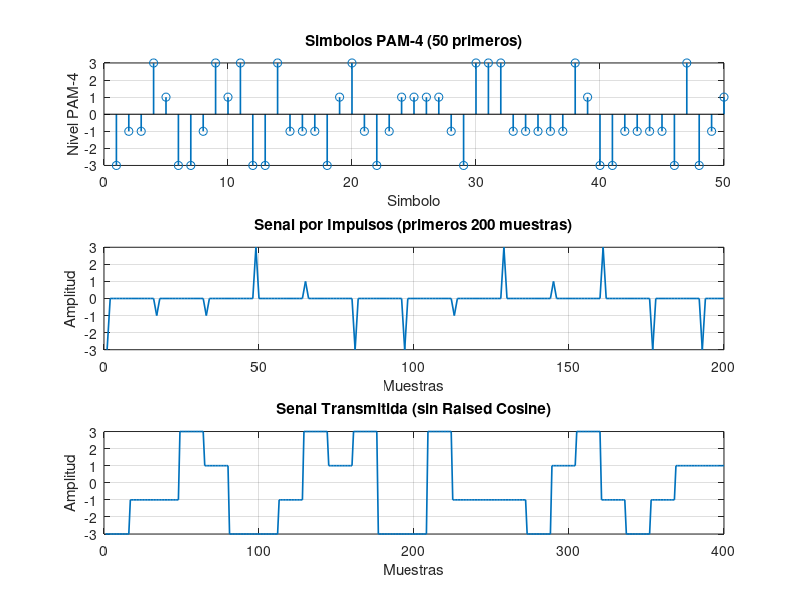
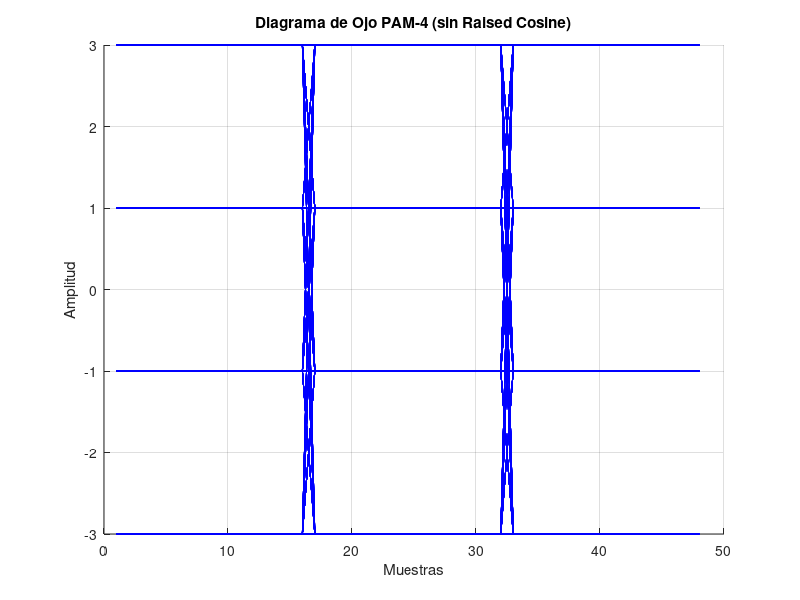
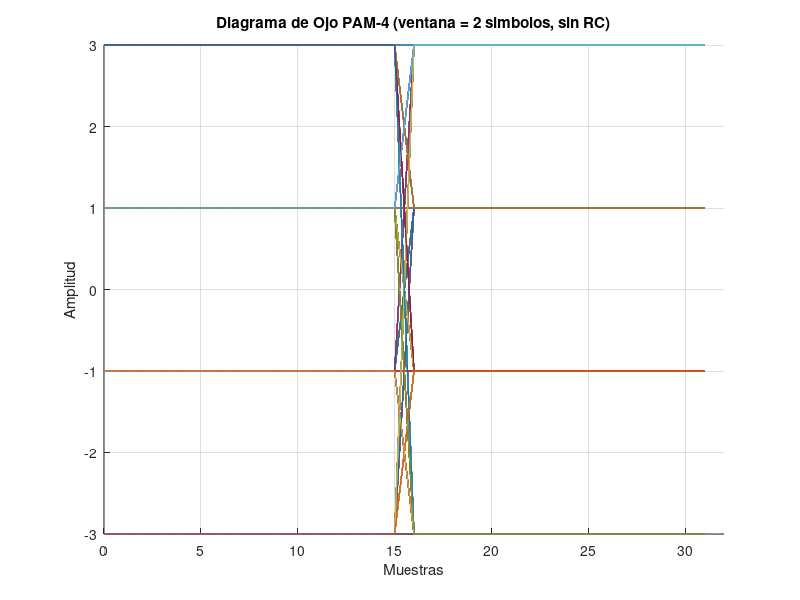

Write MATLAB code to recreate these figures, in order.
% tx_sig_gen_PAM4_sin_RC.m
% Generacion de senal PAM-4 sin Raised Cosine
clear all; close all;
rng(1264);  % Semilla segun carne
Ts = 1;     % Duracion de un simbolo
L  = 16;    % Muestras por simbolo
t_step = Ts/L;

%%%%%%%%% <1. Pulso (Pulso rectangular) > %%%%%%%%%%%%%%%%%%%%%%
% Se omite el pulso de coseno alzado
pt = ones(1, L);
pt = pt / max(abs(pt));                % Normalizacion

%%%%%%%%% <2. Generacion de Ns simbolos PAM-4> %%%%%%%%%%
Ns = 1264;
amp_modulated = 2*ceil(rand(1, Ns)*4) - 5;  
% Genera los simbolos 4-arios {-3, -1, 1, 3}

%%%%%%%%% <3. Modulacion de impulsos> %%%%%%%%%%%%%%%%%%%
impulse_modulated = [];
for n = 1:Ns
    delta_signal = [amp_modulated(n) zeros(1, L-1)];
    impulse_modulated = [impulse_modulated delta_signal];
end

%%%%%%%%% <4. Senal transmitida (filtrada con pulso rectangular)> %%%%%%
% Se utiliza un pulso rectangular en lugar del pulso de coseno alzado
tx_signal = conv(impulse_modulated, pt);

%%%%%%%%% <5. Graficar senales base> %%%%%%%%%%%%%%%%%%%%
figure;
subplot(3,1,1);
stem(amp_modulated(1:50),'LineWidth',1.2);
title('Simbolos PAM-4 (50 primeros)');
xlabel('Simbolo'); ylabel('Nivel PAM-4');
grid on;
subplot(3,1,2);
plot(impulse_modulated(1:200),'LineWidth',1.2);
title('Senal por Impulsos (primeros 200 muestras)');
xlabel('Muestras'); ylabel('Amplitud');
grid on;
subplot(3,1,3);
plot(tx_signal(1:400),'LineWidth',1.2);
title('Senal Transmitida (sin Raised Cosine)');
xlabel('Muestras'); ylabel('Amplitud');
grid on;

%%%%%%%%% <6. Diagrama de Ojo (3 simbolos)> %%%%%%%%%%%%%
window_len = 3*L;
num_windows = floor(length(tx_signal)/window_len);
figure;
hold on;
for k = 1:num_windows-1
    tmp = tx_signal((k-1)*window_len+1 : k*window_len);
    plot(tmp,'b');
end
title('Diagrama de Ojo PAM-4 (sin Raised Cosine)');
xlabel('Muestras'); ylabel('Amplitud');
grid on;
hold off;

%%%%%%%%% <7. Sobreposicion de periodos de 2 simbolos> %%
figure(200);
hold on;
for k = 3:floor(Ns/2)-1
    tmp = tx_signal(((k-1)*2*L+1):(k*2*L));
    plot(0:(2*L-1), tmp);
    axis([0 2*L min(tx_signal) max(tx_signal)]);
    grid on;
    xlabel('Muestras');
    ylabel('Amplitud');
    title('Diagrama de Ojo PAM-4 (ventana = 2 simbolos, sin RC)');
    pause;
end
hold off;